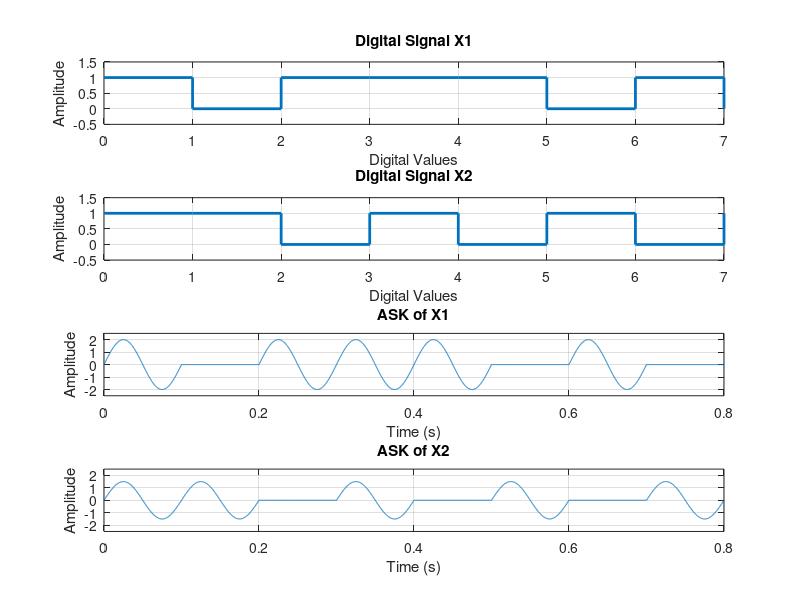
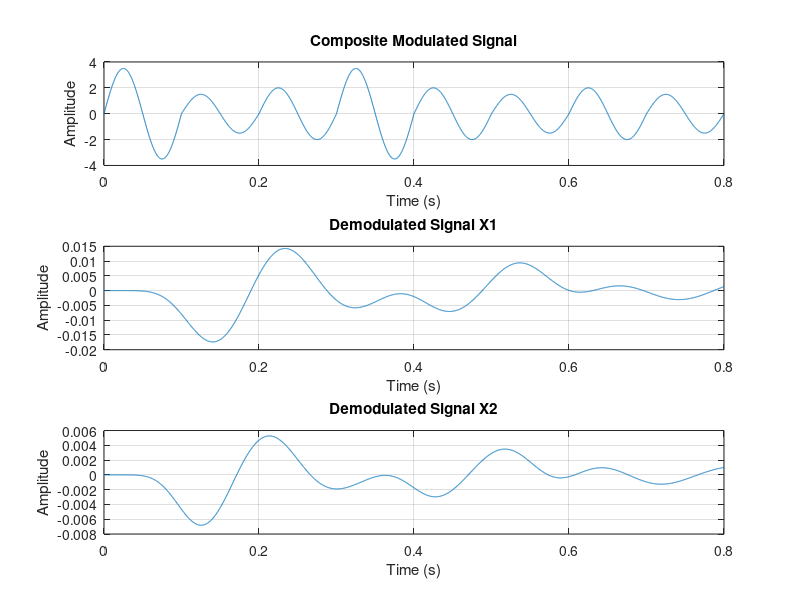

MATLAB code to generate these figures, in order:
close all;
clc;

fs = 5000;
fc = 10;
x1 = [1 0 1 1 1 0 1 0];
x2 = [1 1 0 1 0 1 0 1];
a1 = 2;
a2 = 1.5;
a0 = 0;

duration = length(x1) / fc;
t = 0:1/fs:duration;
carrier = sin(2 * pi * fc * t);

signal1 = zeros(1, length(t));
for i = 1:length(x1)
    if x1(i) == 1
        signal1((i-1)*fs/fc+1:i*fs/fc) = a1 * carrier((i-1)*fs/fc+1:i*fs/fc);
    else
        signal1((i-1)*fs/fc+1:i*fs/fc) = a0 * carrier((i-1)*fs/fc+1:i*fs/fc);
    end
end

signal2 = zeros(1, length(t));
for i = 1:length(x2)
    if x2(i) == 1
        signal2((i-1)*fs/fc+1:i*fs/fc) = a2 * carrier((i-1)*fs/fc+1:i*fs/fc);
    else
        signal2((i-1)*fs/fc+1:i*fs/fc) = a0 * carrier((i-1)*fs/fc+1:i*fs/fc);
    end
end

composite_signal = signal1 + signal2;

figure;
subplot(4,1,1);
stairs(0:length(x1)-1, x1, 'LineWidth', 2);
ylim([-0.5 1.5]);
xlabel('Digital Values');
ylabel('Amplitude');
title('Digital Signal X1');
grid on;

subplot(4,1,2);
stairs(0:length(x2)-1, x2, 'LineWidth', 2);
ylim([-0.5 1.5]);
xlabel('Digital Values');
ylabel('Amplitude');
title('Digital Signal X2');
grid on;

subplot(4,1,3);
plot(t, signal1);
ylim([-2.5 2.5]);
xlabel('Time (s)');
ylabel('Amplitude');
title('ASK of X1');
grid on;

subplot(4,1,4);
plot(t, signal2);
ylim([-2.5 2.5]);
xlabel('Time (s)');
ylabel('Amplitude');
title('ASK of X2');
grid on;

figure;
subplot(3,1,1);
plot(t, composite_signal);
xlabel('Time (s)');
ylabel('Amplitude');
title('Composite Modulated Signal');
grid on;

Am1 = 2;
Am2 = 3;
f = fs/2 * linspace(-1, 1, fs);
fc1 = 100;
fc2 = 170;
fm1 = 4;
fm2 = 5;

[num1, den1] = butter(5, [(fc1 - fm1 - 6) / (fs/2), (fc1 + fm1 + 6) / (fs/2)]);
bpf1 = filter(num1, den1, composite_signal);
[num2, den2] = butter(5, [(fc2 - fm2 - 6) / (fs/2), (fc2 + fm2 + 6) / (fs/2)]);
bpf2 = filter(num2, den2, composite_signal);

Cm1 = 1;
c1 = Cm1 * cos(2 * pi * fc1 * t);
Cm2 = 1;
c2 = Cm2 * cos(2 * pi * fc2 * t);

z1 = 2 * bpf1 .* c1;
z2 = 2 * bpf2 .* c2;

[num4, den4] = butter(5, (fm1 + 3) / (fs/2));
rec1 = filter(num4, den4, z1);
[num5, den5] = butter(5, (fm2 + 3) / (fs/2));
rec2 = filter(num5, den5, z2);

subplot(3,1,2);
plot(t, rec1);
xlabel('Time (s)');
ylabel('Amplitude');
title('Demodulated Signal X1');

grid on;
subplot(3,1,3);
plot(t, rec2);
xlabel('Time (s)');
ylabel('Amplitude');
title('Demodulated Signal X2');
grid on;